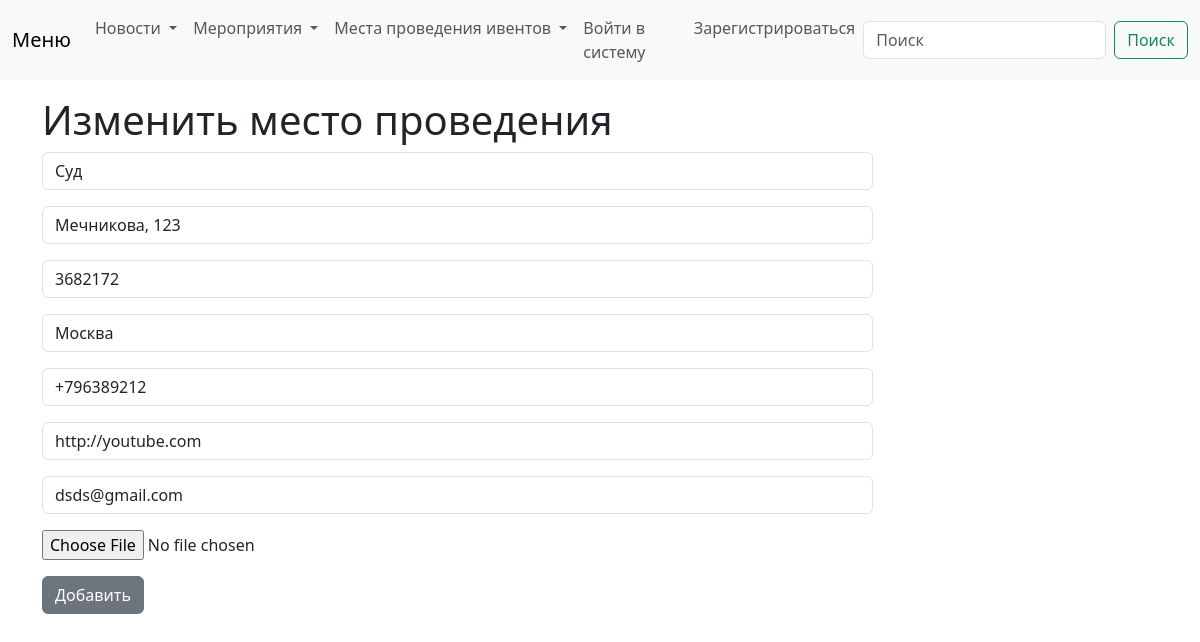
/news/update_venue/3, run on the app's committed database.
### news/models.py (models this page shows, shortened)
class Venue(models.Model):
    name = models.CharField('Venue name', max_length=120)
    address = models.CharField(max_length=300)
    zip_code = models.CharField('Zip code', max_length=15)
    city = models.ForeignKey(City, on_delete=models.PROTECT, blank=True, null=True)
    phone = models.CharField('Contact Phone', max_length=25, blank=True)
    web = models.URLField('Website Address', blank=True)
    email_address = models.EmailField('Email Address', blank=True)
    owner = models.IntegerField("Venue Owner", blank=False, default=1)
    venue_photo = models.ImageField(blank=True)
    class Meta:
        verbose_name = 'Место проведения'
        ordering = ['-name']

### news/views.py (the view)
# urls.py: path('update_venue/<venue_id>', update_venue, name="update-venue"),
def update_venue(request, venue_id):
    venue = Venue.objects.get(pk=venue_id)
    form = VenueForm(request.POST or None, instance=venue)
    if form.is_valid():
        form.save()
        return redirect("venue")
    return render(request, 'news/update_venue.html', {"venue": venue, "form": form})

### news/models.py (called while the page is built)
    def __str__(self):
        return self.title

### news/templates/news/update_venue.html (shortened to what this page needs)
{% extends "eventbase.html" %}
{% block content %}
<h1>Изменить место проведения</h1>
<form action="" method="POST">
        {{ form.as_p }}
        <button type="submit" class="btn btn-secondary">Добавить</button>
    </form>
{% endblock %}

### mysite/static/css/styles.css (style rules this page uses)
body { background-color: #ccc; }

### data on the page
Venue: name "Суд", address "Мечникова, 123", zip_code "3682172", city "Москва", phone "+796389212", web "http://youtube.com", email_address "dsds@gmail.com"
